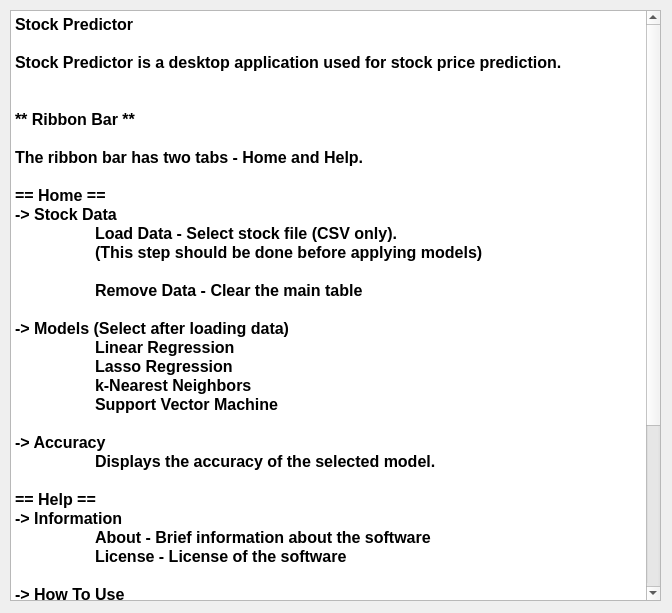
<?xml version="1.0" encoding="UTF-8"?>
<ui version="4.0">
 <class>Dialog</class>
 <widget class="QDialog" name="Dialog">
  <property name="windowModality">
   <enum>Qt::ApplicationModal</enum>
  </property>
  <property name="geometry">
   <rect>
    <x>0</x>
    <y>0</y>
    <width>672</width>
    <height>613</height>
   </rect>
  </property>
  <property name="windowTitle">
   <string>Dialog</string>
  </property>
  <widget class="QPlainTextEdit" name="plainTextEdit">
   <property name="geometry">
    <rect>
     <x>10</x>
     <y>10</y>
     <width>651</width>
     <height>591</height>
    </rect>
   </property>
   <property name="font">
    <font>
     <family>Arial</family>
     <pointsize>12</pointsize>
     <weight>75</weight>
     <bold>true</bold>
    </font>
   </property>
   <property name="readOnly">
    <bool>true</bool>
   </property>
   <property name="plainText">
    <string>Stock Predictor

Stock Predictor is a desktop application used for stock price prediction.


** Ribbon Bar **

The ribbon bar has two tabs - Home and Help.

== Home == 
-&gt; Stock Data
	Load Data - Select stock file (CSV only). 
	(This step should be done before applying models)

	Remove Data - Clear the main table

-&gt; Models (Select after loading data)
	Linear Regression
	Lasso Regression
	k-Nearest Neighbors
	Support Vector Machine

-&gt; Accuracy
	Displays the accuracy of the selected model.

== Help ==
-&gt; Information
	About - Brief information about the software
	License - License of the software 

-&gt; How To Use
	Manual - The document that you are currently reading


** Table **
Information about the stock price


** Status Bar **
Information about the current activity

Written by Rahul Mac</string>
   </property>
  </widget>
 </widget>
 <resources/>
 <connections/>
</ui>
